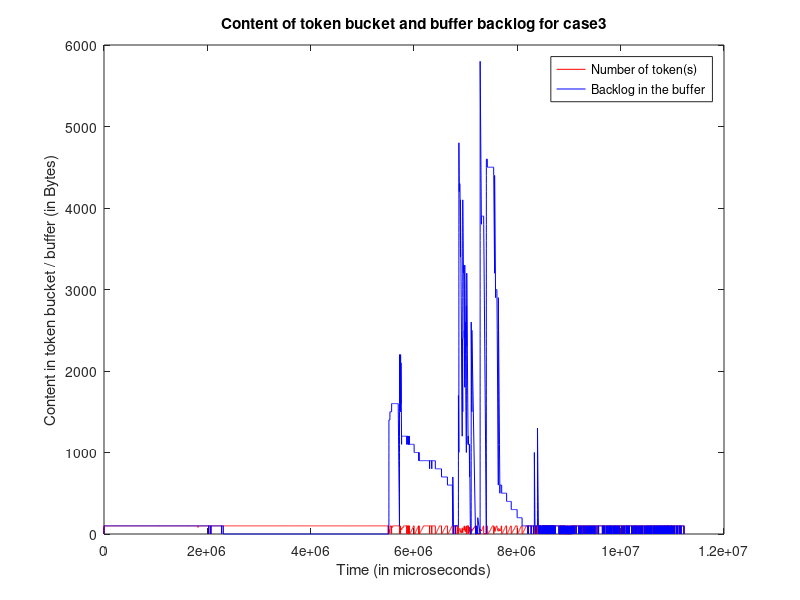

The MATLAB script that drew this image:
clc; clear all;

[time_p2, packetsize_p2, bufferSize, noToken] = textread('bucket_near.txt', '%f %f %f %f');
i=1;
time2(i)=0;
buffer(i)=bufferSize(i);
%disp(buffer(i));
token(i)=noToken(i);
i=2;
while i<=length(packetsize_p2)
    time2(i)=time2(i-1)+time_p2(i);
    buffer(i)=bufferSize(i);
    token(i)=noToken(i);
    %disp(buffer(i));
    i=i+1;
end

%time2/1e6;



plot(time2,token,'-r',time2,buffer,'-b');
title('Content of token bucket and buffer backlog for case3');
xlabel('Time (in microseconds)');
ylabel('Content in token bucket / buffer (in Bytes)');
%xlim([0,2.1e6]);
%legend 
legend('Number of token(s)','Backlog in the buffer');